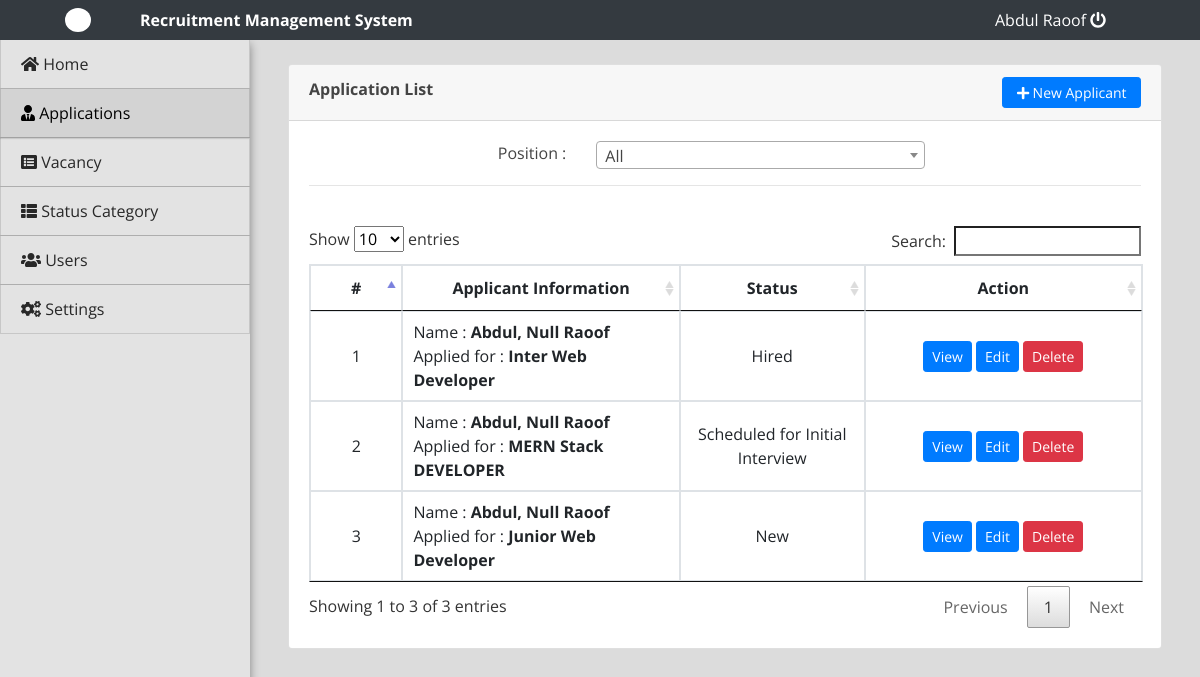
The page /admin/index.php?page=applications (signed in) on the database its author committed.
### tables this page shows
CREATE TABLE `application` (
  `id` int(30) NOT NULL,
  `firstname` varchar(100) NOT NULL,
  `middlename` varchar(100) NOT NULL,
  `lastname` varchar(100) NOT NULL,
  `gender` varchar(10) NOT NULL,
  `email` varchar(100) NOT NULL,
  `contact` varchar(50) NOT NULL,
  `address` text NOT NULL,
  `cover_letter` text NOT NULL,
  `position_id` int(30) NOT NULL,
  `resume_path` text NOT NULL,
  `process_id` tinyint(30) NOT NULL DEFAULT 0 COMMENT '0=for review\r\n',
  `date_created` datetime NOT NULL DEFAULT current_timestamp()
);

CREATE TABLE `vacancy` (
  `id` int(30) NOT NULL,
  `position` varchar(200) NOT NULL,
  `availability` int(30) NOT NULL,
  `description` text NOT NULL,
  `status` tinyint(1) NOT NULL DEFAULT 1,
  `date_created` datetime NOT NULL DEFAULT current_timestamp()
);

### admin/applications.php (the view, shortened to what this page needs)
<?php include('db_connect.php');?>
<div class="container-fluid">
	<div class="col-lg-12">
		<div class="row">
			<div class="col-lg-12">
				<div class="card">
					<div class="card-header">
						<div class="row">
							<div class="col-lg-12">
								<span><large><b>Application List</b></large></span>
								<button class="btn btn-sm btn-block btn-primary btn-sm col-md-2 float-right" type="button" id="new_application"><i class="fa fa-plus"></i> New Applicant</button>
							</div>
						</div>
					</div>
					<div class="card-body">
						<div class="row">
							<div class="col-lg-12">
								<div class="row">
									<div class="col-md-2 offset-md-2 text-right">Position :</div>
									<div class="col-md-5">
									</div>
								</div>
							</div>
						</div>
						<hr><br>
						<table class="table table-bordered table-hover">
							<colgroup>
								<col width="10%">
								<col width="30%">
								<col width="20%">
								<col width="30%">
							</colgroup>
							<thead>
								<tr>
									<th class="text-center">#</th>
									<th class="text-center">Applicant Information</th>
									<th class="text-center">Status</th>
									<th class="text-center">Action</th>
								</tr>
							</thead>
							<tbody>
								<?php
								$i = 1;
								$stats = $conn->query("SELECT * FROM recruitment_status order by id asc");
								$stat_arr[0] = "New";
								while ($row = $stats->fetch_assoc()) {
									$stat_arr[$row['id']] = $row['status_label'];
								}
								$awhere = '';
								$application = $conn->query("SELECT a.*,v.position FROM application a inner join vacancy v on v.id = a.position_id $awhere order by a.id asc");
								while($row=$application->fetch_assoc()):
								?>
								<tr>
									<td class="text-center"><?php echo $i++ ?></td>
									<td class="">
										<p>Name : <b><?php echo ucwords($row['firstname'].', '.$row['middlename'].' '.$row['lastname']) ?></b></p>
										<p>Applied for : <b><?php echo $row['position'] ?></b></p>
									</td>
									<td class="text-center">
										<?php echo $stat_arr[$row['process_id']] ?>
									</td>
									<td class="text-center">
										<button class="btn btn-sm btn-primary view_application" type="button" data-id="<?php echo $row['id'] ?>" >View</button>
										<button class="btn btn-sm btn-primary edit_application" type="button" data-id="<?php echo $row['id'] ?>" >Edit</button>
										<button class="btn btn-sm btn-danger delete_application" type="button" data-id="<?php echo $row['id'] ?>">Delete</button>
									</td>
								</tr>
								<?php endwhile; ?>
							</tbody>
						</table>
					</div>
				</div>
			</div>
		</div>
	</div>
</div>

### admin/assets/css/style.css (style rules this page uses)
body { font-family: "Open Sans", sans-serif; color: #444444; width: 100%; height: calc(100%); }

### admin/index.php (style rules this page uses)
body { background: #80808045; }

### admin/applications.php (style rules this page uses)
td { vertical-align: middle !important; }
td p { margin: unset }

### rows shown on the page
application: firstname+middlename+lastname "Abdul, Null Raoof", vacancy.position "Inter Web Developer", process "Hired"
application: firstname+middlename+lastname "Abdul, Null Raoof", vacancy.position "MERN Stack DEVELOPER", process "Scheduled for Initial Interview"
application: firstname+middlename+lastname "Abdul, Null Raoof", vacancy.position "Junior Web Developer", process "New"

### other values the page prints
$_SESSION['login_name'] "Abdul Raoof"
